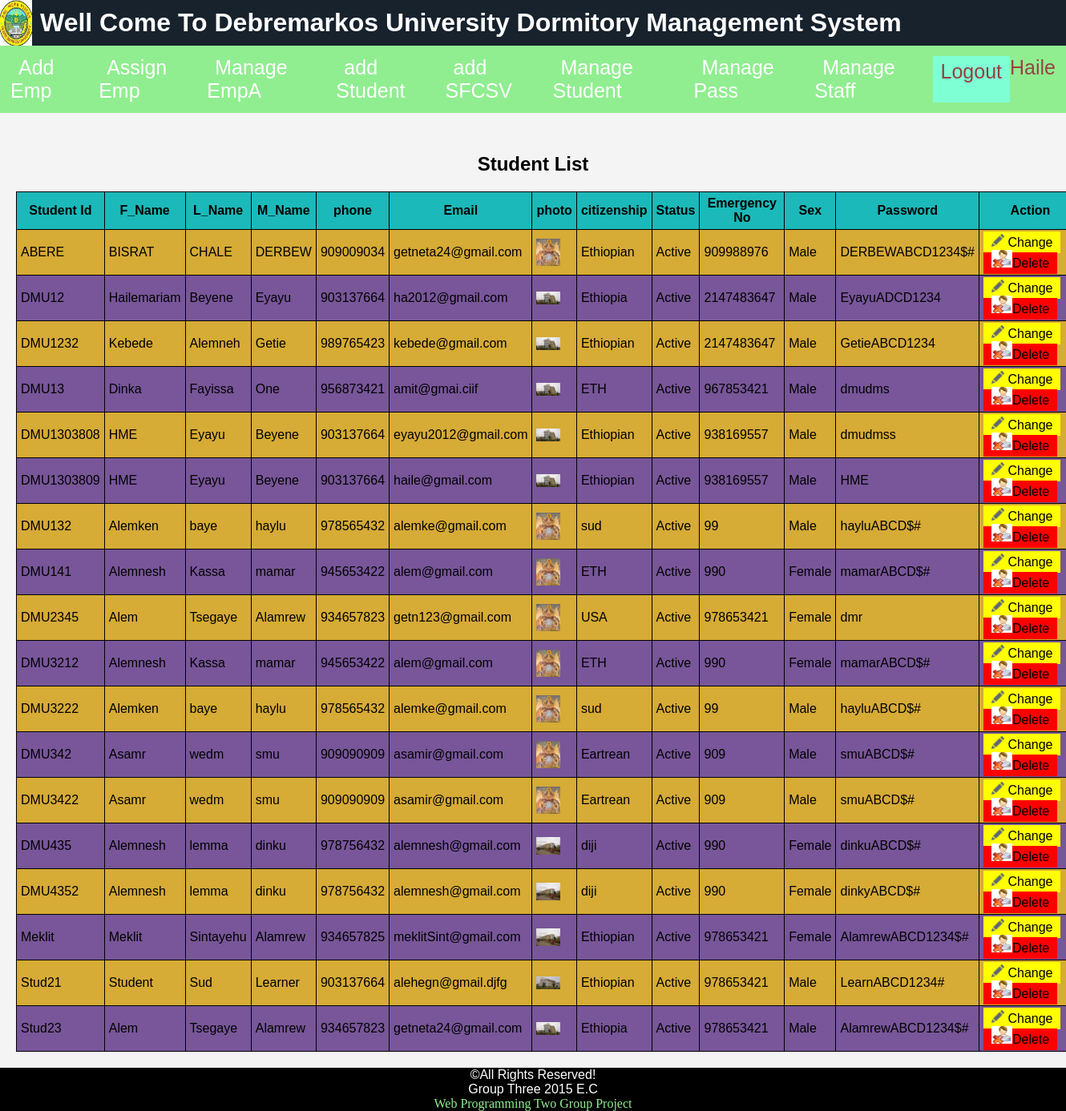
The app's page /Admin/ManageStudent.php (signed in) with its own data.
### tables this page shows
CREATE TABLE `student` (
  `StudId` varchar(10) NOT NULL,
  `FName` varchar(30) NOT NULL,
  `MName` varchar(30) NOT NULL,
  `LName` varchar(30) NOT NULL,
  `Phone` int(12) NOT NULL,
  `Email` varchar(50) NOT NULL,
  `Photo` varchar(90) NOT NULL,
  `Country` varchar(20) NOT NULL,
  `Status` varchar(10) NOT NULL,
  `EmergencyNo` int(13) NOT NULL,
  `Sex` varchar(10) NOT NULL,
  `password` varchar(40) NOT NULL
);

### Admin/ManageStudent.php (the view, shortened to what this page needs)
<?php
include("header.php");
require("../connect.php");
$query = "SELECT * FROM Student";
$result = mysqli_query($connect, $query);
?>
<!DOCTYPE html>
<html>
<head>
</head>
<body>
    <h2>Student List</h2>
    <table>
        <thead>
            <tr>
                <th>Student Id</th>
                <th>F_Name</th>
                <th>L_Name</th>
                <th>M_Name</th>
                <th>phone</th>
                <th>Email</th>
                <th>photo</th>
                <th>citizenship</th>
                <th>Status</th>
                <th>Emergency No</th>
                <th>Sex</th>
                <th>Password</th>
                <th>Action</th>
            </tr>
        </thead>
        <tbody>
            <?php while ($row = mysqli_fetch_assoc($result)): ?>
                <tr>
                    <td>
                        <?php echo $row['StudId']; $r=$row["StudId"]; ?>
                    </td>
                    <td>
                        <?php echo $row['FName']; ?>
                    </td>
                    <td>
                        <?php echo $row['MName']; ?>
                    </td>
                    <td>
                        <?php echo $row['LName']; ?>
                    </td>
                    <td>
                        <?php echo $row['Phone']; ?>
                    </td>
                    <td>
                        <?php echo $row['Email']; ?>
                    </td>
                    <td>
                        <img src="<?php echo $row['Photo']; ?>" width="30px" alt="photo not found!"/>
                    </td>
                   <td>
                        <?php echo $row['Country']; ?>
                    </td>
                    <td>
                        <?php echo $row['Status']; ?>
                    </td>
                    <td>
                        <?php echo $row['EmergencyNo']; ?>
                    </td>
                    <td>
                        <?php echo $row['Sex']; ?>
                    </td>
                    <td>
                        <?php echo $row['password']; ?>
                    </td>
                     <td>
                        <a href="changeStud.php?id=<?php echo $row['StudId']; ?>" style="background-color: yellow; color: black;" onclick="return confirm('Really Do you Want to Modify (<?php echo $r ?>)?');"><img src="../img/edit.png" width="16" id="view" height="16" alt="" /> Change</a>
                        <a href="DeleteStud.php?id=<?php echo $row['StudId']; ?>" style="background-color: red; color: black;" onclick="return confirm('Really Do you Want to Delete (<?php echo $r ?>)?');"><img src="../img/deluser.jpg" width="26" id="view" height="22" alt="" />Delete</a>
                    </td>
                </tr>
            <?php endwhile; ?>
        </tbody>
    </table>
</body>
</html>
<?php
include("../footer.php");
?>

### style.css (style rules this page uses)
a { color: #fff; text-decoration: none; padding: 5px 10px; }
body { font-family: Arial, sans-serif; background-color: #f4f4f4; margin: 0; padding: 0; }
h2 { text-align: center; margin-top: 50px; }
table { width: 100%; border-collapse: collapse; margin-top: 10px; padding: 5px; }
th { background-color: rgb(27, 185, 185); }
tr:nth-child(even) { background-color: rgb(120, 86, 153); }
tr:nth-child(odd) { background-color: rgb(214, 171, 54); }

### Admin/ManageStudent.php (style rules this page uses)
table { border-collapse: collapse; margin: 20px; padding: 20px; }
th, td { border: 1px solid black; padding: 5px; }

### records on screen
student: StudId "ABERE", FName "BISRAT", MName "CHALE", LName "DERBEW", Phone "909009034", Email "getneta24@gmail.com", Photo (picture), Country "Ethiopian", Status "Active", EmergencyNo "909988976", Sex "Male", password "DERBEWABCD1234$#"
student: StudId "DMU12", FName "Hailemariam", MName "Beyene", LName "Eyayu", Phone "903137664", Email "ha2012@gmail.com", Photo (picture), Country "Ethiopia", Status "Active", EmergencyNo "2147483647", Sex "Male", password "EyayuADCD1234"
student: StudId "DMU1232", FName "Kebede", MName "Alemneh", LName "Getie", Phone "989765423", Email "kebede@gmail.com", Photo (picture), Country "Ethiopian", Status "Active", EmergencyNo "2147483647", Sex "Male", password "GetieABCD1234"
student: StudId "DMU13", FName "Dinka", MName "Fayissa", LName "One", Phone "956873421", Email "amit@gmai.ciif", Photo (picture), Country "ETH", Status "Active", EmergencyNo "967853421", Sex "Male", password "dmudms"
student: StudId "DMU1303808", FName "HME", MName "Eyayu", LName "Beyene", Phone "903137664", Email "eyayu2012@gmail.com", Photo (picture), Country "Ethiopian", Status "Active", EmergencyNo "938169557", Sex "Male", password "dmudmss"
student: StudId "DMU1303809", FName "HME", MName "Eyayu", LName "Beyene", Phone "903137664", Email "haile@gmail.com", Photo (picture), Country "Ethiopian", Status "Active", EmergencyNo "938169557", Sex "Male", password "HME"
student: StudId "DMU132", FName "Alemken", MName "baye", LName "haylu", Phone "978565432", Email "alemke@gmail.com", Photo (picture), Country "sud", Status "Active", EmergencyNo "99", Sex "Male", password "hayluABCD$#"
student: StudId "DMU141", FName "Alemnesh", MName "Kassa", LName "mamar", Phone "945653422", Email "alem@gmail.com", Photo (picture), Country "ETH", Status "Active", EmergencyNo "990", Sex "Female", password "mamarABCD$#"
student: StudId "DMU2345", FName "Alem", MName "Tsegaye", LName "Alamrew", Phone "934657823", Email "getn123@gmail.com", Photo (picture), Country "USA", Status "Active", EmergencyNo "978653421", Sex "Female", password "dmr"
student: StudId "DMU3212", FName "Alemnesh", MName "Kassa", LName "mamar", Phone "945653422", Email "alem@gmail.com", Photo (picture), Country "ETH", Status "Active", EmergencyNo "990", Sex "Female", password "mamarABCD$#"
student: StudId "DMU3222", FName "Alemken", MName "baye", LName "haylu", Phone "978565432", Email "alemke@gmail.com", Photo (picture), Country "sud", Status "Active", EmergencyNo "99", Sex "Male", password "hayluABCD$#"
student: StudId "DMU342", FName "Asamr", MName "wedm", LName "smu", Phone "909090909", Email "asamir@gmail.com", Photo (picture), Country "Eartrean", Status "Active", EmergencyNo "909", Sex "Male", password "smuABCD$#"
student: StudId "DMU3422", FName "Asamr", MName "wedm", LName "smu", Phone "909090909", Email "asamir@gmail.com", Photo (picture), Country "Eartrean", Status "Active", EmergencyNo "909", Sex "Male", password "smuABCD$#"
student: StudId "DMU435", FName "Alemnesh", MName "lemma", LName "dinku", Phone "978756432", Email "alemnesh@gmail.com", Photo (picture), Country "diji", Status "Active", EmergencyNo "990", Sex "Female", password "dinkuABCD$#"
student: StudId "DMU4352", FName "Alemnesh", MName "lemma", LName "dinku", Phone "978756432", Email "alemnesh@gmail.com", Photo (picture), Country "diji", Status "Active", EmergencyNo "990", Sex "Female", password "dinkyABCD$#"
student: StudId "Meklit", FName "Meklit", MName "Sintayehu", LName "Alamrew", Phone "934657825", Email "meklitSint@gmail.com", Photo (picture), Country "Ethiopian", Status "Active", EmergencyNo "978653421", Sex "Female", password "AlamrewABCD1234$#"
student: StudId "Stud21", FName "Student", MName "Sud", LName "Learner", Phone "903137664", Email "alehegn@gmail.djfg", Photo (picture), Country "Ethiopian", Status "Active", EmergencyNo "978653421", Sex "Male", password "LearnABCD1234#"
student: StudId "Stud23", FName "Alem", MName "Tsegaye", LName "Alamrew", Phone "934657823", Email "getneta24@gmail.com", Photo (picture), Country "Ethiopia", Status "Active", EmergencyNo "978653421", Sex "Male", password "AlamrewABCD1234$#"

### other values on screen
$_SESSION['username'] "Haile"
